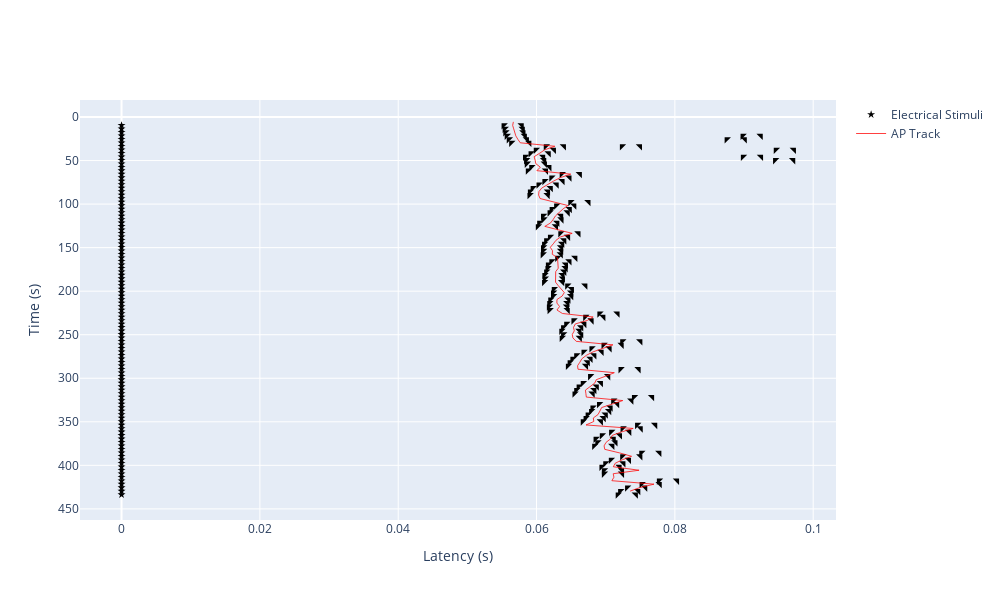

The cell this chart's notebook holds for it:
### Code cell
%autoreload 2
from fibre_tracking.ap_track import APTrack
from plotting import FallingLeafPlot

# for how many intervals do we want to extend the track?
EXT_NUM_INTV = 500
# Starting point for the falling leaf plot
FLP_START_TIME = recording.sweeps[ap_track.sweep_idcs[0]].t_start
FLP_POST_ST_TIMEFRAME = max(ap_track.latencies) * 1.5

# extend the track for the given number of intervals
ap_track.extend_downwards(recording.sweeps, num_sweeps = EXT_NUM_INTV, max_shift = 0.01, radius = 2, verbose = False)

flplot = FallingLeafPlot()
flplot.plot(regular_stimuli = recording.el_stimuli, action_potentials = recording.actpots, t_start = FLP_START_TIME, \
            num_intervals = len(ap_track), ap_tracks = [ap_track], post_stimulus_timeframe = FLP_POST_ST_TIMEFRAME, \
            plot_raw_signal= False)
